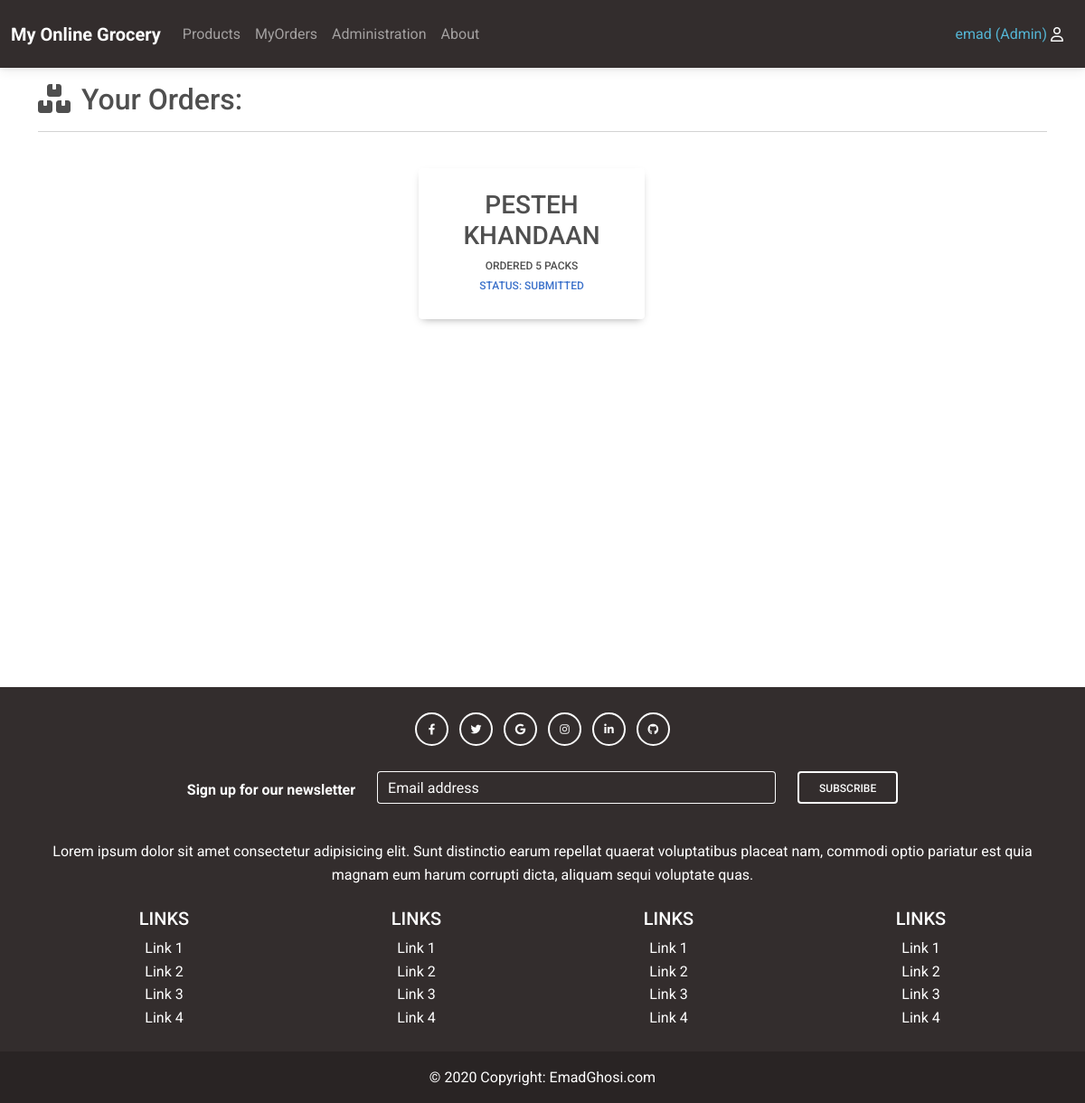
The app's page /orderlist/1/ (signed in), older data.
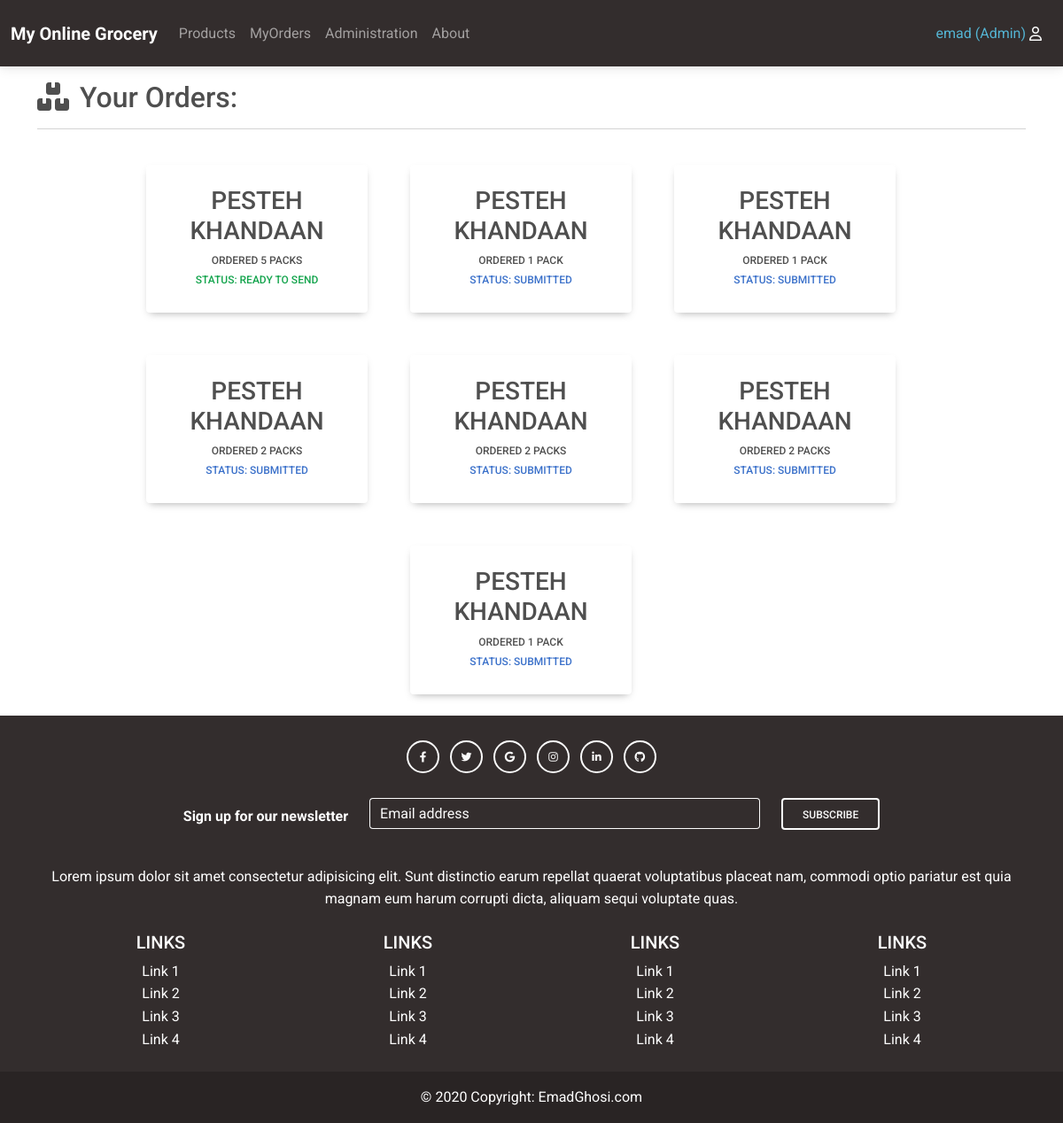
The same page, newer data.
### shop/models.py (models this page shows, shortened)
class Order(models.Model):
    user = models.ForeignKey(CustomUser,
            on_delete=models.CASCADE)
    product = models.ForeignKey(Stock,
            on_delete=models.CASCADE)
    quantity = models.PositiveIntegerField(null=False, blank=False, default=0)
    Submitted = 'submitted'
    ReadyToSend = 'ready to send'
    Status_Options = [(Submitted, 'submitted'),
        (ReadyToSend, 'ready to send'),]
    status = models.CharField(max_length=50, choices=Status_Options, default=Submitted)

### inventory/models.py (models this page shows, shortened)
class Stock(models.Model):
    product = models.ForeignKey(Product,
            related_name='stock_product',
            on_delete=models.CASCADE,)
    inventory = models.ForeignKey(Inventory,
            related_name='stock_inventory',
            on_delete=models.CASCADE,)
    quantity = models.PositiveIntegerField(default=0)

class Product(models.Model):
    name = models.CharField(max_length=100)
    price = models.DecimalField(max_digits=10, decimal_places=2, default=0)
    type = models.ForeignKey(ProductType,
            related_name='product_type',
            on_delete=models.CASCADE,)
    unit = models.ForeignKey(Unit,
            related_name='product_unit',
            on_delete=models.CASCADE,)

class Unit(models.Model):
    name = models.CharField(max_length=100)

### shop/views.py (the view)
# urls.py: path('orderlist/<int:pk>/', views.OrderListView.as_view(), name='orderlist'),
class OrderListView(LoginRequiredMixin, ListView):
    model = Order
    template_name= 'orderlist.html'
    def get_queryset(self):
        userid = self.kwargs['pk']
        return Order.objects.filter(user=userid)

### templates/orderlist.html (shortened to what this page needs)
{% extends 'base.html' %}
{% load static %}
{% block content %}
<html>
<head>
  <link
  href="https://cdnjs.cloudflare.com/ajax/libs/font-awesome/6.0.0/css/all.min.css"
  rel="stylesheet"
/>
<link
  href="https://cdnjs.cloudflare.com/ajax/libs/mdb-ui-kit/6.4.0/mdb.min.css"
  rel="stylesheet"
/>
</head>
<body>
    <div >
      <div class="mt-3">
        <i class="fas fa-boxes-stacked fa-2x"></i>
        <span class="h2 m-2">Your Orders:<span>
          <hr>
        </div>
        <div class="row">
          <div class="row justify-content-center">
            {% for item in object_list %}
            <div class="btn border-secondary p-4 m-4 align-center text-center  bg-white rounded "
            style="width: 250px; ">
              <div>
                <div class="card-body">
                  <h3 class="text-center ">{{ item.product.product.name }}</h3>
                  <p class=" text-center m-1 ">ordered {{ item.quantity }} {{item.product.product.unit.name}}{% if item.quantity != 1 %}s
                    {% endif %}
                </p>
                <p class="card-text m-1 {% if item.status == 'submitted' %} text-primary {% else %} text-success {% endif %} text-center">
                    Status: {{item.status}}
                </p>
                </div>
              </div>
            </div>
            {% endfor %}
          </div>
        </div>
      </div>
</body>
</html>
{% endblock content %}

Row changes from the older to the newer data that the page shows:
changed Order: status "SUBMITTED" → "READY TO SEND"
added Order: product.product.name "PESTEH KHANDAAN", quantity "1", product.product.unit.name "PACK", status "SUBMITTED"
added Order: product.product.name "PESTEH KHANDAAN", quantity "1", product.product.unit.name "PACK", status "SUBMITTED"
added Order: product.product.name "PESTEH KHANDAAN", quantity "2", product.product.unit.name "PACK", status "SUBMITTED"
added Order: product.product.name "PESTEH KHANDAAN", quantity "2", product.product.unit.name "PACK", status "SUBMITTED"
added Order: product.product.name "PESTEH KHANDAAN", quantity "2", product.product.unit.name "PACK", status "SUBMITTED"
added Order: product.product.name "PESTEH KHANDAAN", quantity "1", product.product.unit.name "PACK", status "SUBMITTED"
